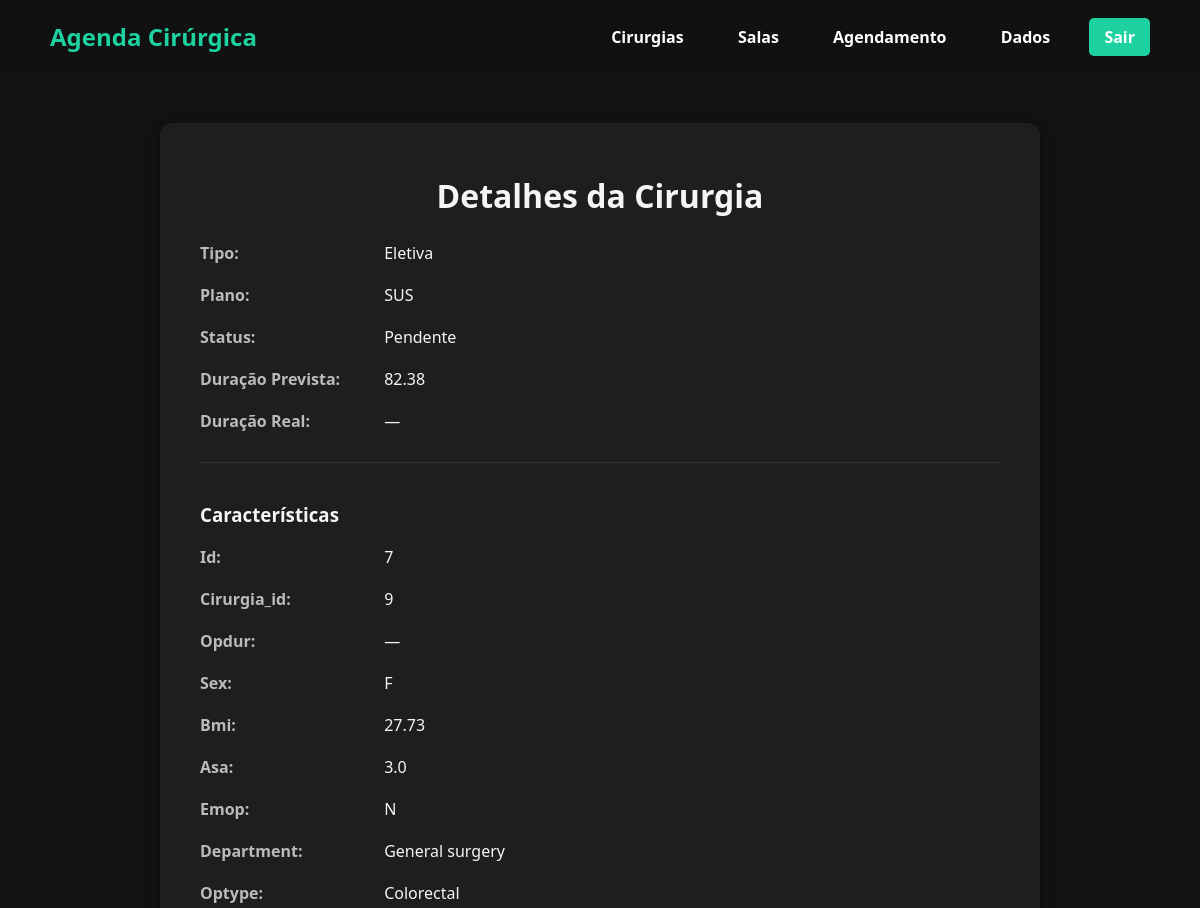
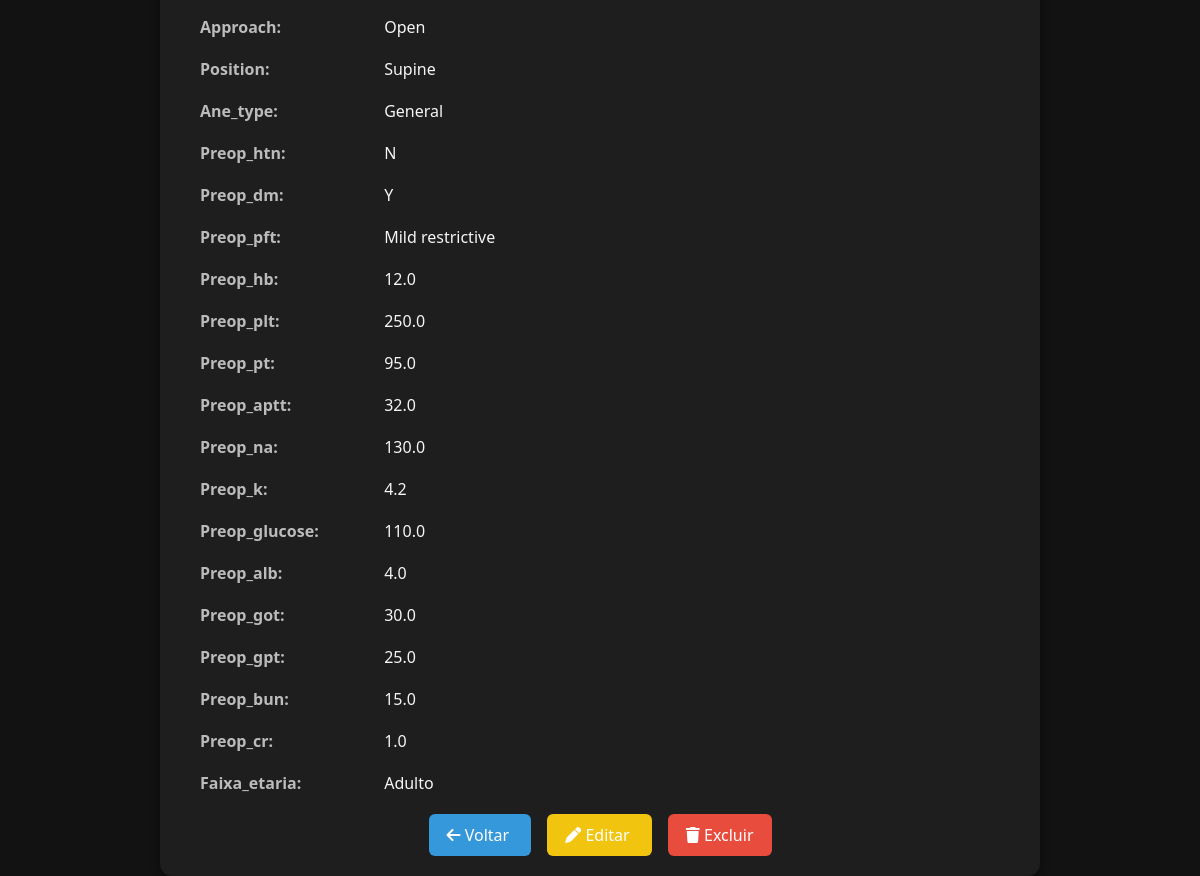
The app's page /cirurgias/9 with its own data (2 pictures, top to bottom).
### tables this page shows
CREATE TABLE cirurgias (
    id INTEGER PRIMARY KEY AUTOINCREMENT,
    usuario_id INTEGER NOT NULL,
    tipo TEXT NOT NULL,
    plano TEXT NOT NULL,
    duracao_prevista INTEGER,
    duracao_real INTEGER,
    status TEXT DEFAULT 'pendente',
    FOREIGN KEY (usuario_id) REFERENCES usuarios(id)
);

CREATE TABLE cirurgia_caracteristicas (
    id INTEGER PRIMARY KEY AUTOINCREMENT,
    cirurgia_id INTEGER NOT NULL,
    opdur INTEGER,
    sex TEXT,
    bmi REAL,
    asa REAL,
    emop TEXT,
    department TEXT,
    optype TEXT,
    approach TEXT,
    position TEXT,
    ane_type TEXT,
    preop_htn TEXT,
    preop_dm TEXT,
    preop_pft TEXT,
    preop_hb REAL,
    preop_plt REAL,
    preop_pt REAL,
    preop_aptt REAL,
    preop_na REAL,
    preop_k REAL,
    preop_glucose REAL,
    preop_alb REAL,
    preop_got REAL,
    preop_gpt REAL,
    preop_bun REAL,
    preop_cr REAL,
    faixa_etaria TEXT,
    FOREIGN KEY (cirurgia_id) REFERENCES cirurgias(id)
);

### routes/cirurgia.py (the view)
@bp_cirurgia.route("/cirurgias/<int:id>")
def ver_cirurgia(id):
    cirurgia = Cirurgia.buscar_por_id(id)
    if not cirurgia:
        return redirect(url_for("cirurgia.listar_cirurgias_usuario"))
    conn = sqlite3.connect(db_path)
    cursor = conn.cursor()
    cursor.execute("SELECT * FROM cirurgia_caracteristicas WHERE cirurgia_id=?", (id,))
    row = cursor.fetchone()
    conn.close()
    caracteristicas = {}
    if row:
        colunas = [desc[0] for desc in cursor.description]
        caracteristicas = dict(zip(colunas, row))
    return render_template("ver_cirurgia.html", cirurgia=cirurgia, caracteristicas=caracteristicas)

### models/cirurgia.py (called while the page is built)
    @staticmethod
    def buscar_por_id(cirurgia_id):
        conn = sqlite3.connect(DB_PATH)
        cursor = conn.cursor()
        cursor.execute("SELECT usuario_id, tipo, plano, duracao_prevista, duracao_real, status FROM cirurgias WHERE id=?", (cirurgia_id,))
        row = cursor.fetchone()
        conn.close()
        if row:
            return Cirurgia(row[0], row[1], row[2], row[3], row[4], row[5], id=cirurgia_id)
        return None

### templates/ver_cirurgia.html (shortened to what this page needs)
<!DOCTYPE html>
<html lang="pt-BR">
<head>
    <link rel="stylesheet" href="{{ url_for('static', filename='style.css') }}">
    <link rel="stylesheet" href="https://cdnjs.cloudflare.com/ajax/libs/font-awesome/6.4.0/css/all.min.css">
</head>
<body>
    <nav class="navbar">
        <div class="logo">
            <a href="{{ url_for('usuario.home') }}" class="logo-link">Agenda Cirúrgica</a>
        </div>
        <div class="nav-links">
            <a href="{{ url_for('cirurgia.listar_cirurgias_usuario') }}" class="active">Cirurgias</a>
            <a href="#">Salas</a>
            <a href="#">Agendamento</a>
            <a href="#">Dados</a>
            <a href="{{ url_for('usuario.logout') }}" class="btn-primary">Sair</a>
        </div>
    </nav>
    <div class="detalhes-container">
        <h1>Detalhes da Cirurgia</h1>
        <div class="detalhes-item"><strong>Tipo:</strong> {{ cirurgia.tipo }}</div>
        <div class="detalhes-item"><strong>Plano:</strong> {{ cirurgia.plano }}</div>
        <div class="detalhes-item"><strong>Status:</strong> {{ cirurgia.status }}</div>
        <div class="detalhes-item"><strong>Duração Prevista:</strong> {{ cirurgia.duracao_prevista or '—' }}</div>
        <div class="detalhes-item"><strong>Duração Real:</strong> {{ cirurgia.duracao_real or '—' }}</div>
        {% if caracteristicas %}
        <div class="caracteristicas">
            <h3>Características</h3>
            {% for key, value in caracteristicas.items() %}
                <div class="detalhes-item"><strong>{{ key|capitalize }}:</strong> {{ value or '—' }}</div>
            {% endfor %}
        </div>
        {% endif %}
        <div class="botoes-acoes">
            <a href="{{ url_for('cirurgia.listar_cirurgias_usuario') }}" class="btn btn-voltar">
                <i class="fa-solid fa-arrow-left"></i> Voltar
            </a>
            <a href="{{ url_for('cirurgia.editar_cirurgia', id=cirurgia.id) }}" class="btn btn-editar">
                <i class="fa-solid fa-pen"></i> Editar
            </a>
            <a href="{{ url_for('cirurgia.excluir_cirurgia', id=cirurgia.id) }}" class="btn btn-excluir" onclick="return confirm('Deseja realmente excluir esta cirurgia?')">
                <i class="fa-solid fa-trash"></i> Excluir
            </a>
        </div>
    </div>
</body>
</html>

### static/style.css (style rules this page uses)
body, html { margin: 0; padding: 0; font-family: 'Segoe UI', Tahoma, Geneva, Verdana, sans-serif; height: 100%; }
.navbar { display: flex; justify-content: space-between; align-items: center; padding: 20px 50px; background-color: #111; color: white; }
.navbar .logo { font-size: 24px; font-weight: bold; color: #1dd1a1; }
.navbar .nav-links a { color: white; margin-left: 20px; text-decoration: none; font-weight: bold; padding: 8px 15px; border-radius: 5px; transition: 0.3s; }
.navbar .nav-links .btn-primary { background-color: #1dd1a1; }
.logo-link { text-decoration: none; color: #1dd1a1; font-weight: bold; }

### templates/ver_cirurgia.html (style rules this page uses)
body { color: #f5f5f5; background-color: #121212; }
.detalhes-container { background-color: #1e1e1e; max-width: 800px; margin: 50px auto; padding: 30px 40px; border-radius: 12px; box-shadow: 0 4px 10px rgba(0,0,0,0.4); }
h1 { text-align: center; margin-bottom: 25px; }
.detalhes-item { margin-bottom: 20px; }
.detalhes-item strong { color: #bbb; display: inline-block; width: 180px; }
.caracteristicas { margin-top: 30px; border-top: 1px solid #333; padding-top: 20px; }
.botoes-acoes { margin-top: 30px; text-align: center; }
.btn { color: #fff; text-decoration: none; margin: 0 8px; padding: 10px 18px; border-radius: 6px; transition: 0.3s; }
.btn-voltar { background-color: #3498db; }
.btn-editar { background-color: #f1c40f; }
.btn-excluir { background-color: #e74c3c; }

### records on screen
cirurgias: tipo "Eletiva", plano "SUS", status "Pendente", duracao_prevista "82.38"
cirurgia_caracteristicas: key "Bmi", bmi "27.73", key "Asa", asa "3.0", key "Department", department "General surgery", key "Optype", optype "Colorectal", key "Approach", approach "Open", key "Position", position "Supine", key "Ane_type", ane_type "General", key "Preop_pft", preop_pft "Mild restrictive", key "Preop_hb", preop_hb "12.0", key "Preop_plt", preop_plt "250.0", key "Preop_pt", preop_pt "95.0", key "Preop_aptt", preop_aptt "32.0", key "Preop_na", preop_na "130.0", key "Preop_k", preop_k "4.2", key "Preop_glucose", preop_glucose "110.0", key "Preop_alb", preop_alb "4.0", key "Preop_got", preop_got "30.0", key "Preop_gpt", preop_gpt "25.0", key "Preop_bun", preop_bun "15.0", key "Preop_cr", preop_cr "1.0", key "Faixa_etaria", faixa_etaria "Adulto"

### other values on screen
{{ cirurgia.duracao_real or '—' }} "—"
{{ key|capitalize }} "Id" "Cirurgia_id" "Opdur" "Sex" "Emop" "Preop_htn" "Preop_dm"
{{ value or '—' }} "7" "9" "—" "F" "N" "N" "Y"
